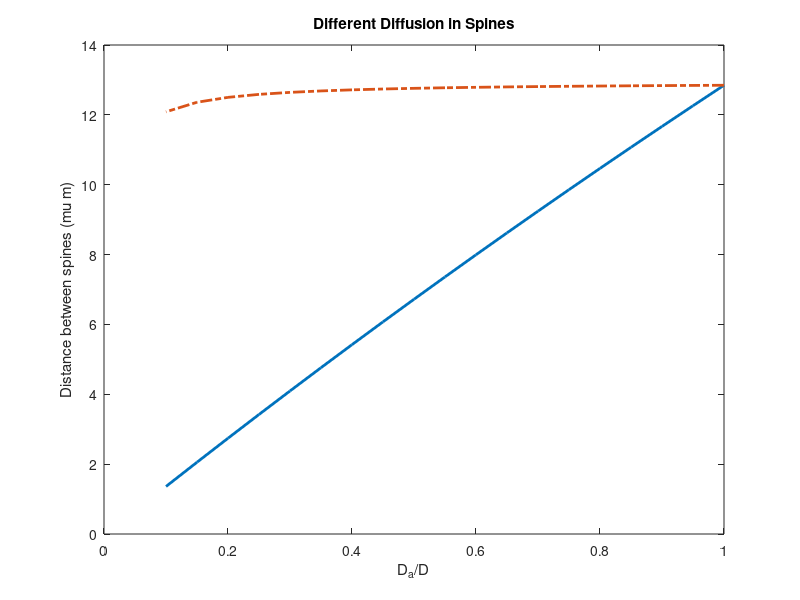

MATLAB code to generate this figure:
%
%
%
%
%clc
%clear
% close all

% Parameters
D = 1e-3; % This is the refence D for dendrite and inactive spine
lambda=120; %This is lambda for dendrite and inactive spine
K=D/lambda^2; %This is the degradation rate throughout
cdis = 2.0;
I_factor=1.25;

%For matching to Neurn - not used here
GeomFh = 13.1962; %For matching to Neuron - not used herre
Ioh = 0.215e-4*1.125*GeomFh; % and this? What is 1.125?  


% --- Model ---
diamN = 0.2;
diamD = 5.0;
diamH = 1;

LH = 1.0;
l = 0.5;
LN = 2.0; %5

Lcrit_lambda_aa = [];
Lcrit_lambda_ai=[];
Lbase = [0.05:0.01:0.5];
% Lbase = [10:300];
Da_arr=D*[1:-.05:.1];
I0_arr=[];

% Auxilary variables for inactive - here D=D, lambda=lambda

s = lambda/2/D;
a = coth(LN/lambda) + (diamN/diamH)^2 * coth(LH/lambda);
B = cosh(LN/lambda) * a - 1/sinh(LN/lambda);
Q =  (D/lambda)*sinh(LN/lambda) * a;
Q = Q/B;
P = cosh(l/lambda)/sinh(LH/lambda);
P = P/B;

brk = coth(LH/lambda)+(diamH/diamN)^2*tanh(LN/lambda);%BB
alf = cosh(l/lambda)/(sinh(LH/lambda)*cosh(LN/lambda)*brk);%alpha

bet_new = -(lambda/D)*(cosh(l/lambda)/(sinh(LH/lambda)^2 *brk));
bet_new = bet_new*(cosh(l/lambda)-sinh(LH/lambda)*cosh((LH-l)/lambda)*brk);


%setting current to obtain bistabiltiy in isolated spine

FA=(((alf * ((diamN/diamD)^2)) *P)/((1+((lambda/(2*D))*((diamN/diamD)^2))*Q)))+(2*D/lambda)*bet_new;
FB=(((2*alf * ((diamN/diamD)^2)) *P)/((1+(lambda/(2*D))*((diamN/diamD)^2)*Q)));


for Da=Da_arr %runs over different values of Da - D for active spines
    lambda_a=sqrt(Da/K);


    %auxillary variables for active case
    a_a = coth(LN/lambda_a) + (diamN/diamH)^2 * coth(LH/lambda_a);
    B_a = cosh(LN/lambda_a) * a_a - 1/sinh(LN/lambda_a);
    Q_a =  (Da/lambda_a)*sinh(LN/lambda_a) * a_a;
    Q_a = Q_a/B_a;
    P_a = cosh(l/lambda_a)/sinh(LH/lambda_a);
    P_a = P_a/B_a;

    % Effective source in dendrite
    %Id = Ioh*(diamN/diamD)^2*P/(1-lambda/2/D*(diamN/diamD)^2*Q); %eg 26?

    brk_a = coth(LH/lambda_a)+(diamH/diamN)^2*tanh(LN/lambda_a);%BB
    alf_a = cosh(l/lambda_a)/(sinh(LH/lambda_a)*cosh(LN/lambda_a)*brk_a);%alpha

    bet_a = -(lambda_a/Da)*(cosh(l/lambda_a)/(sinh(LH/lambda_a)^2 *brk_a));
    bet_a = bet_a*(cosh(l/lambda_a)-sinh(LH/lambda_a)*cosh((LH-l)/lambda_a)*brk_a);


    %setting current to obtain bistabiltiy in isolated spine

    FA_a=(((alf_a * ((diamN/diamD)^2)) *P_a)/((1+((lambda/(2*D))*((diamN/diamD)^2))*Q_a)))+(2*D/lambda)*bet_a;
    FB_a=(((2*alf_a * ((diamN/diamD)^2)) *P_a)/((1+(lambda/(2*D))*((diamN/diamD)^2)*Q_a)));
    
    MMMa=lambda*log(1+I_factor*FB_a/FA_a);
    Lcrit_lambda_aa=[Lcrit_lambda_aa,MMMa];
   
    MMMi=lambda*log(1+I_factor*FB_a/FA);
    Lcrit_lambda_ai=[Lcrit_lambda_ai,MMMi];
   
   %FA_a/FA
  
    
end

figure(10);
F10=plot(Da_arr/D,Lcrit_lambda_aa,'LineWidth',2);
hold on
F10a=plot(Da_arr/D,Lcrit_lambda_ai,'-.','LineWidth',2);
title("Different Diffusion in Spines");
xlabel("D_a/D");
ylabel("Distance between spines (\mu m)");


